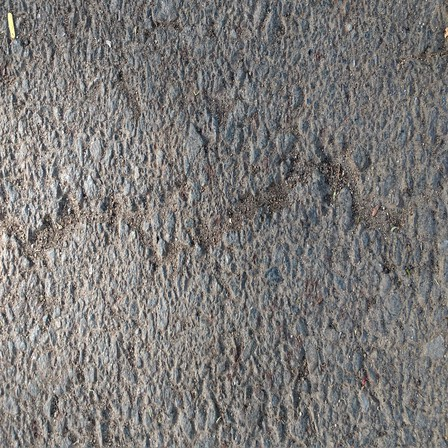
#> input picture 202618047_DS605_Lab06/image_dataset/Asphalt Crack Dataset/Asphalt Crack Dataset/448/Cracks/IMG_20180513_164959951_HDR resized_448.jpg, 448 x 448 px; its folder holds only this picture in this run
$ jupyter execute --allow-errors 202618047_DS605_lab06.ipynb   (shell and % lines are left out)
#> lines starting #> are read from the running program, lines starting #| are printed output that depends on the picture
[cell 1]
import os
import cv2
import numpy as np
import pandas as pd
import matplotlib.pyplot as plt
import time
from pathlib import Path

[cell 2]
from pathlib import Path

base_path = Path.cwd()

print("Current directory:", base_path)
print("\nFiles and folders:")

for item in base_path.iterdir():
    print(item.name)

[cell 3]
image_path = base_path / "image_dataset"

for item in image_path.iterdir():
    print(item.name, "->", "Folder" if item.is_dir() else "File")

[cell 4]
dataset_path = image_path / "Asphalt Crack Dataset" / "Asphalt Crack Dataset"

for item in dataset_path.iterdir():
    print(item.name, "->", "Folder" if item.is_dir() else "File")

[cell 5]
cracks_dir = dataset_path / "448" / "Cracks"
noncracks_dir = dataset_path / "448" / "NonCracks"

image_extensions = {".jpg", ".jpeg", ".png", ".bmp"}

crack_images = [p for p in cracks_dir.iterdir() if p.suffix.lower() in image_extensions]
noncrack_images = [p for p in noncracks_dir.iterdir() if p.suffix.lower() in image_extensions]

print("Crack images:", len(crack_images))
print("Non-crack images:", len(noncrack_images))
print("Total images:", len(crack_images) + len(noncrack_images))

[cell 6]
sample_path = crack_images[0]

sample_image = cv2.imread(str(sample_path))
#> sample_image is the input picture: shape (448, 448, 3); mean B, G, R 119.9, 121.6, 124

print("Original dimensions:", sample_image.shape)
#| Original dimensions: (448, 448, 3)
print("Number of channels:", sample_image.shape[2])
#| Number of channels: 3

resized_image = cv2.resize(sample_image, (128, 128))
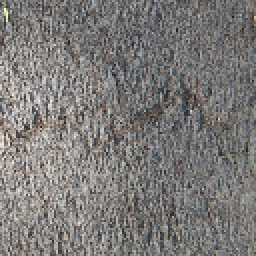
#> resized_image: shape (128, 128, 3) (shown 2 times larger); mean B, G, R 120, 121.7, 124.2
gray_image = cv2.cvtColor(resized_image, cv2.COLOR_BGR2GRAY)

print("Resized dimensions:", resized_image.shape)
#| Resized dimensions: (128, 128, 3)
print("Grayscale dimensions:", gray_image.shape)
#| Grayscale dimensions: (128, 128)

plt.figure(figsize=(10, 4))

plt.subplot(1, 2, 1)
plt.imshow(cv2.cvtColor(resized_image, cv2.COLOR_BGR2RGB))
plt.title("Resized Color Image")
plt.axis("off")

plt.subplot(1, 2, 2)
plt.imshow(gray_image, cmap="gray")
plt.title("Grayscale Image")
plt.axis("off")

plt.tight_layout()
plt.show()
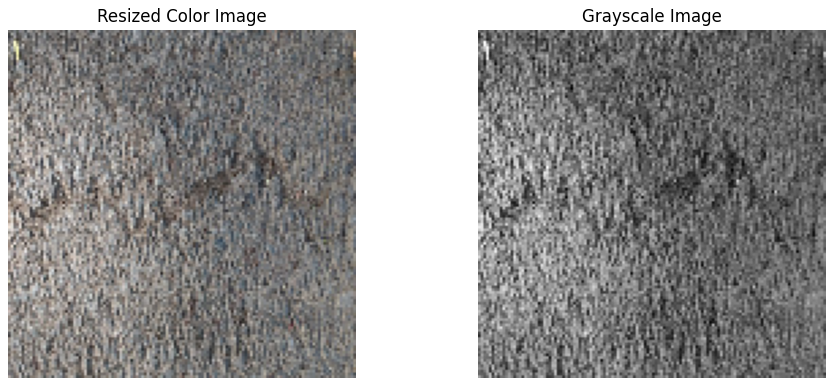
#> figure drawn by matplotlib, 2 panels

[cell 7]
import cv2
import matplotlib.pyplot as plt

[cell 8]
import cv2
import matplotlib.pyplot as plt

sample_path = next(
    p for p in cracks_dir.iterdir()
    if p.suffix.lower() in [".jpg", ".jpeg", ".png"]
)

sample_image = cv2.imread(str(sample_path))
sample_gray = cv2.cvtColor(sample_image, cv2.COLOR_BGR2GRAY)
sample_gray = cv2.resize(sample_gray, (128, 128))
#> sample_gray: shape (128, 128)

edges = cv2.Canny(sample_gray, 100, 200)
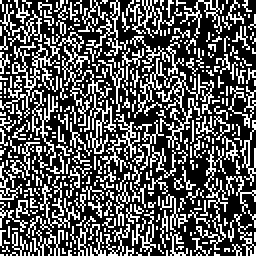
#> edges: shape (128, 128) (shown 2 times larger); 34% white in thin lines or dots

plt.figure(figsize=(10, 4))

plt.subplot(1, 2, 1)
plt.imshow(sample_gray, cmap="gray")
plt.title("Grayscale Image")
plt.axis("off")

plt.subplot(1, 2, 2)
plt.imshow(edges, cmap="gray")
plt.title("Canny Edge Image")
plt.axis("off")

plt.tight_layout()
plt.show()
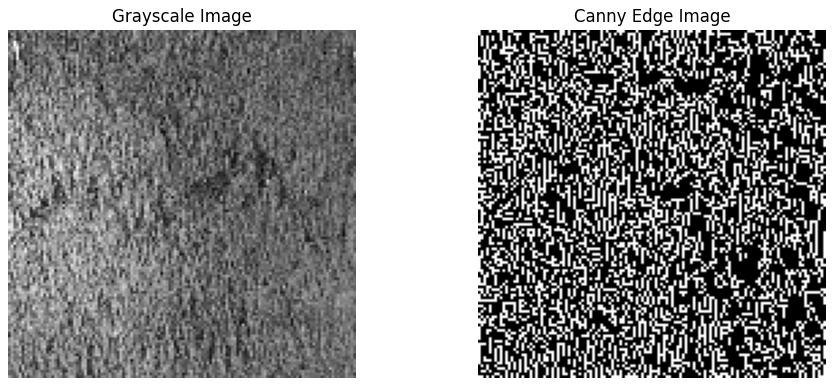
#> figure drawn by matplotlib, 2 panels

[cell 9]
def extract_features(image_path):
    image = cv2.imread(str(image_path), cv2.IMREAD_GRAYSCALE)
#> image: shape (448, 448); min 0, max 255, mean 122.1

    if image is None:
        return None

    image = cv2.resize(image, (128, 128))
#> image: shape (128, 128)

    edges = cv2.Canny(image, 100, 200)

    features = {
        "mean_brightness": np.mean(image),
        "contrast": np.std(image),
        "dark_pixel_ratio": np.mean(image < 50),
        "bright_pixel_ratio": np.mean(image > 200),
        "median_brightness": np.median(image),
        "min_intensity": np.min(image),
        "max_intensity": np.max(image),
        "edge_count": np.count_nonzero(edges),
        "edge_density": np.mean(edges > 0)
    }

    return features


rows = []

for path in crack_images:
    features = extract_features(path)
#> features = 9 items
    if features is not None:
        features["label"] = 1
        rows.append(features)

for path in noncrack_images:
    features = extract_features(path)
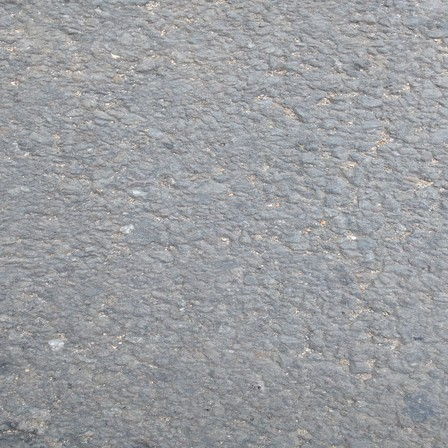
#> input picture 202618047_DS605_Lab06/image_dataset/Asphalt Crack Dataset/Asphalt Crack Dataset/448/NonCracks/IMG_20180705_130729936 resized_448.jpg, 448 x 448 px
#> in extract_features (call 2), `image = cv2.resize(image, (128, 128))`:
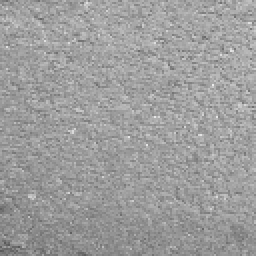
#> image: shape (128, 128) (shown 2 times larger); min 88, max 235, mean 157.2
#> in extract_features (call 2), `edges = cv2.Canny(image, 100, 200)`:
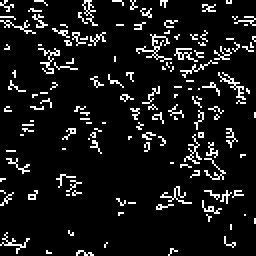
#> edges: shape (128, 128) (shown 2 times larger); 9% white in thin lines or dots
    if features is not None:
        features["label"] = 0
        rows.append(features)

features_df = pd.DataFrame(rows)
#> features_df = table of 2 rows and 10 columns

print("Feature dataset shape:", features_df.shape)
#| Feature dataset shape: (2, 10)
display(features_df.head())

[cell 10]
from sklearn.model_selection import train_test_split

X = features_df.drop(columns=["label"])
#> X = table of 2 rows and 9 columns
y = features_df["label"]

#> (the rest of this cell did not finish here and is left out)

[cell 11]
from sklearn.preprocessing import StandardScaler
from sklearn.pipeline import make_pipeline
from sklearn.linear_model import LogisticRegression
from sklearn.ensemble import RandomForestClassifier
from sklearn.svm import SVC

models = {
    "Logistic Regression": make_pipeline(
        StandardScaler(),
        LogisticRegression(max_iter=2000, random_state=42)
    ),
    "Random Forest": RandomForestClassifier(
        n_estimators=100, random_state=42
    ),
    "SVM": make_pipeline(
        StandardScaler(),
        SVC()
    )
}

training_times = {}
prediction_times = {}
predictions = {}

#> (the rest of this cell did not finish here and is left out)

[cell 12]
from sklearn.metrics import accuracy_score, precision_score, recall_score, f1_score, confusion_matrix

results = []

for name, y_pred in predictions.items():
    results.append({
        "Model": name,
        "Accuracy": accuracy_score(y_test, y_pred),
        "Precision": precision_score(y_test, y_pred, zero_division=0),
        "Recall": recall_score(y_test, y_pred, zero_division=0),
        "F1-Score": f1_score(y_test, y_pred, zero_division=0),
        "Training Time (s)": training_times[name],
        "Prediction Time (s)": prediction_times[name]
    })

results_df = pd.DataFrame(results)
display(results_df.round(4))

for name, y_pred in predictions.items():
    print("\n", name)
    print(confusion_matrix(y_test, y_pred))

[cell 13]
sample_path = crack_images[0]

image = cv2.imread(str(sample_path), cv2.IMREAD_COLOR)

if image is None:
    print("Image could not be loaded")
else:
    print("Image:", sample_path.name)
    print("Original dimensions (H, W, C):", image.shape)
#| Original dimensions (H, W, C): (448, 448, 3)
    print("Original channels:", image.shape[2])
#| Original channels: 3

    resized_image = cv2.resize(image, (128, 128))
    grayscale_image = cv2.cvtColor(resized_image, cv2.COLOR_BGR2GRAY)

    print("Resized dimensions:", resized_image.shape)
#| Resized dimensions: (128, 128, 3)
    print("Grayscale dimensions:", grayscale_image.shape)
#| Grayscale dimensions: (128, 128)
